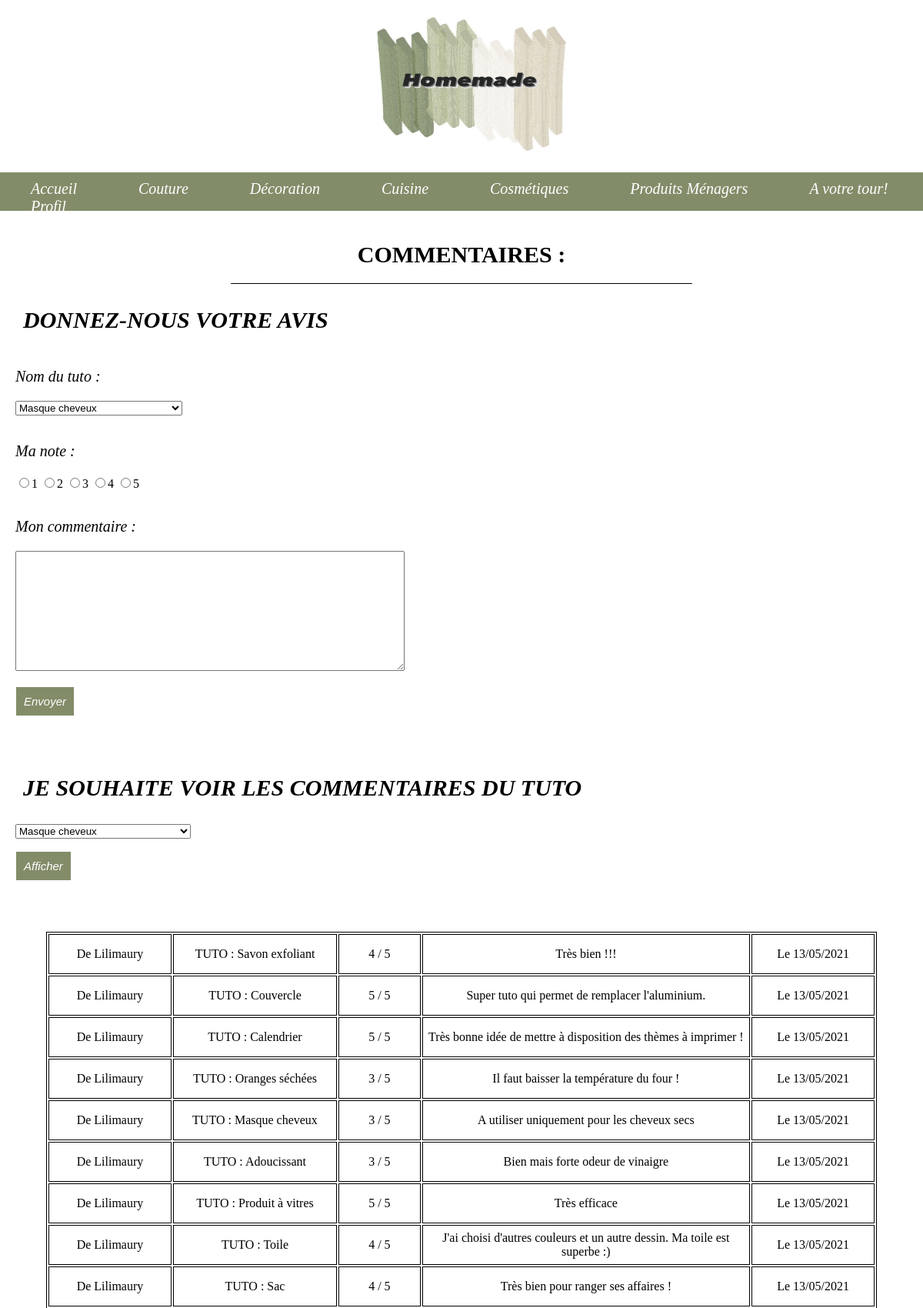
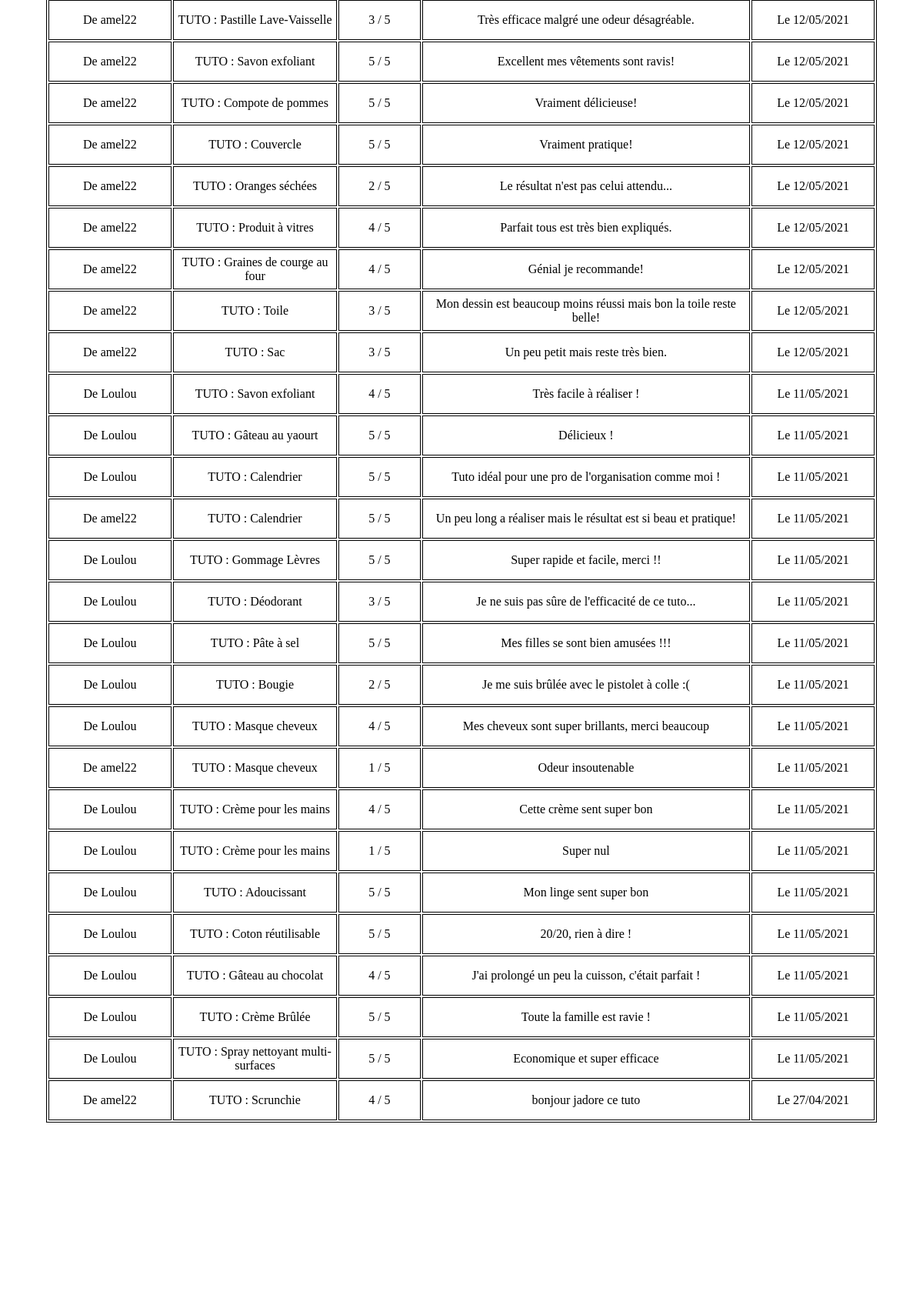
The page /commentaire.php (signed in, upper part) on the database its author committed (2 pictures, top to bottom).
### tables this page shows
CREATE TABLE IF NOT EXISTS `photo` (
  `idphoto` int(11) NOT NULL AUTO_INCREMENT,
  `datePhoto` date NOT NULL,
  `chemin` varchar(100) NOT NULL,
  `idtuto` int(11) DEFAULT NULL,
  PRIMARY KEY (`idphoto`),
  KEY `Photo_Tuto_FK` (`idtuto`)
);

CREATE TABLE IF NOT EXISTS `commentaire` (
  `idcommentaire` int(11) NOT NULL AUTO_INCREMENT,
  `note_com` int(11) NOT NULL,
  `dateCommentaire` date NOT NULL,
  `contenucom` text NOT NULL,
  `idutilisateur` int(11) NOT NULL,
  `idtuto` int(11) NOT NULL,
  PRIMARY KEY (`idcommentaire`),
  KEY `Commentaire_Utilisateur_FK` (`idutilisateur`),
  KEY `Commentaire_Tuto0_FK` (`idtuto`)
);

CREATE TABLE IF NOT EXISTS `utilisateur` (
  `idutilisateur` int(11) NOT NULL AUTO_INCREMENT,
  `themefavorie` varchar(100) NOT NULL,
  `nom` varchar(80) NOT NULL,
  `prenom` varchar(80) NOT NULL,
  `email` varchar(255) NOT NULL,
  `mdp` varchar(255) NOT NULL,
  `pseudo` varchar(255) NOT NULL,
  `dateNaissance` date DEFAULT NULL,
  PRIMARY KEY (`idutilisateur`)
);

CREATE TABLE IF NOT EXISTS `tuto` (
  `idtuto` int(11) NOT NULL AUTO_INCREMENT,
  `dateCreation` date NOT NULL,
  `theme` varchar(255) NOT NULL,
  `titreTuto` varchar(255) NOT NULL,
  `textpresentation` text NOT NULL,
  `idutilisateur` int(11) NOT NULL,
  `idabonnement` int(11) DEFAULT NULL,
  PRIMARY KEY (`idtuto`),
  KEY `tuto_utilisateur_FK` (`idutilisateur`),
  KEY `tuto_abonnement_FK` (`idabonnement`)
);

### fonctionBD.php (called while the page is built, shortened)
<?php
  class connexionDB {
    private $host    = 'localhost';
    private $name    = 'projet';
    private $user    = 'root';
    private $pass    = '';
    private $connexion;
    function __construct($host = null, $name = null, $user = null, $pass = null){
      try{
        $this->connexion = new PDO('mysql:host=' . $this->host . ';dbname=' . $this->name,
          $this->user, $this->pass, array(PDO::MYSQL_ATTR_INIT_COMMAND =>'SET NAMES UTF8',
          PDO::ATTR_ERRMODE => PDO::ERRMODE_WARNING));
      }catch (PDOException $e){
        echo 'Erreur : Impossible de se connecter  à la BDD !';
        die();
      }
    }
    public function query($sql, $data = array()){
      $req = $this->connexion->prepare($sql);
      $req->execute($data);
      return $req;
    }
  }
  $bdd = new connexionDB();
?>

### commentaire.php (the view, shortened to what this page needs)
<?php
include_once("fonctionBD.php");
include('fil.php');
$req_commentaire = $bdd->query("SELECT c.*, u.*, t.titreTuto, DATE_FORMAT(c.dateCommentaire, 'Le %d/%m/%Y') as date_c FROM commentaire c, utilisateur u, tuto t WHERE c.idutilisateur = u.idutilisateur AND t.idtuto = c.idtuto ORDER BY C.dateCommentaire DESC");
$req_commentaire = $req_commentaire->fetchAll();
?>
<!DOCTYPE html>
<html lang="fr">
<head>
    <link href="style-3.css" rel="stylesheet">
</head>
<body>
    <div class="acceuil">
        <div class="titre-gd-h1">
            <h1>Commentaires : </h1>
        </div>
        <div class="commentaire-g">
            <p class="comm-1">Donnez-nous votre avis </p>
            <form method="post" action="commentaire.php" class="formulaireSuggestions">
                <p class="titre-comm"><label>Nom du tuto :</label></p>
                <div class="commentaire">
                    <?php
                    $req = $bdd->query("SELECT idabonnement from souscrire where idutilisateur=?", array($_SESSION['id']));
                    $abonnement = $req->fetch();
                    if ($abonnement['idabonnement'] == 3) {
                        echo "<select name='idtuto'>";
                        $req = $bdd->query("SELECT titreTuto, idtuto,theme FROM tuto ORDER BY theme");
                        while ($tuto = $req->fetch()) {
                            $themetuto2 = $tuto['theme'];
                            if ($themetuto2 !== $themetuto and !empty($themetuto)) {
                                echo "</optgroup>";
                                $themetuto = $tuto['theme'];
                            } elseif ($themetuto2 == $themetuto and !empty($themetuto)) {
                                $themetuto = $tuto['theme'];
                            } else {
                                $titreTuto = $tuto['titreTuto'];
                                $idtuto = $tuto['idtuto'];
                                $themetuto = $tuto['theme'];
                                echo "<optgroup label='$themetuto2'>";
                                echo "<option value='$idtuto'>$titreTuto</option>";
                            }
                        }
                        echo "</select>";
                    }
                    ?>
                </div>
                <p class="titre-comm"><label>Ma note :</label></p>
                <p class="commentaire">
                    <input type="radio" name="note_com" value="1" />1
                    <input type="radio" name="note_com" value="2" />2
                    <input type="radio" name="note_com" value="3" />3
                    <input type="radio" name="note_com" value="4" />4
                    <input type="radio" name="note_com" value="5" />5
                </p>
                <p class="titre-comm"><label>Mon commentaire :</label></p>
                <p class="commentaire"><textarea class="texte-comm" name="contenucom"></textarea></p>
                <p class="envoi-comm"><input class="envoi-comm-style" name="ajout-commentaire" type="submit" value="Envoyer"></p>
            </form>
            <form method="post" action="commentaire.php" class="formulaireSuggestions">
                <div class="afficher-commentaire">
                    <p class="comm-1">Je souhaite voir les commentaires du tuto </p>
                    <div class="commentaire">
                        <?php
                        echo "<select name='idtuto2'>";
                        $req = $bdd->query("SELECT titreTuto, idtuto,theme,idabonnement FROM tuto ORDER BY theme");
                        while ($tuto2 = $req->fetch()) {
                            $themetuto2 = $tuto2['theme'];
                            $titreTuto2 = $tuto2['titreTuto'];
                            if ($tuto2["idabonnement"] == 3) {
                                $titreTuto2 = $titreTuto2 . "(premium)";
                            }
                            if ($themetuto2 !== $themetuto3 and !empty($themetuto3)) {
                                echo "</optgroup>";
                                $themetuto3 = $tuto2['theme'];
                            } elseif ($themetuto2 == $themetuto3 and !empty($themetuto3)) {
                                $themetuto3 = $tuto2['theme'];
                            } else {
                                $idtuto2 = $tuto2['idtuto'];
                                $themetuto3 = $tuto2['theme'];
                                echo "<optgroup label='$themetuto2'>";
                                echo "<option value='$idtuto2'>$titreTuto2</option>";
                            }
                        }
                        echo "</select>"
                        ?>
                    </div>
                    <p class="envoi-comm"><input class="envoi-comm-style" name="affiche" type="submit" value="Afficher"></p>
                </div>
                <table class="liste_commentaire">
                    <?php
                    foreach ($req_commentaire as $rc) {
                    ?>
                        <tr>
                            <td class="list_com_personne">
                                <?= "De " . $rc['pseudo'] ?>
                            </td>
                            <td class="list_com_tuto">
                                <?= " TUTO : " . $rc['titreTuto'] ?>
                            </td>
                            <td class="list_com_note">
                                <?= $rc['note_com'] . " / 5" ?>
                            </td>
                            <td class="list_com_contenu">
                                <?= $rc['contenucom'] ?>
                            </td>
                            <td class="list_com_date">
                                <?= $rc['date_c'] ?>
                            </td>
                        </tr>
                    <?php
                    }
                    ?>
                </table>
        </div>
    </div>
    <?php
    include('bas.php');
    ?>
</body>
</html>

### fil.php (shortened to what this page needs)
<?php
require_once("fonctionBD.php");
$req = $bdd->query("SELECT p.* FROM photo p WHERE p.chemin='titre-3.jpg'");
$tuto = $req->fetch();
$image = $tuto['chemin'];
?>
<!DOCTYPE html>
<html lang="fr">
<head>
	<link href="style-3.css" rel="stylesheet">
</head>
<body>
	<div class="titre1">
		<?php echo "<img class='titre' src='image/$image'	alt='présentation'/>" ?>
	</div>
	<div class="fil">
		<div class="categorie">
			<a href="projet.php">Accueil</a>
		</div>
		<div class="categorie">
			<a href="couture.php">Couture</a>
		</div>
		<div class="categorie">
			<a href="decoration.php">Décoration</a>
		</div>
		<div class="categorie">
			<a href="cuisine.php">Cuisine</a>
		</div>
		<div class="categorie">
			<a href="cosmetiques.php">Cosmétiques</a>
		</div>
		<div class="categorie">
			<a href="ProduitsMenagers.php">Produits Ménagers</a>
		</div>
		<div class="categorie">
			<a href="FormulaireTuto2.php">A votre tour!</a>
		</div>
		<div class="categorie">
			<a href="profil.php">Profil</a>
		</div>
	</div>
</body>
</html>

### style-3.css (style rules this page uses)
body { width:100%; background-color:white; font-family: Times New Roman; margin:0; }
.titre1 { text-align:center; }
.titre { width:750px; height:220px; margin-left:auto; margin-right:auto; text-align:center; }
.fil { background-color:#838C69; font-size:20px; width:100%; height:30px; padding-top:10px; padding-bottom:10px; }
.fil .categorie { padding-left:40px; padding-right:40px; float:left; }
.fil .categorie a { text-decoration:none; color:white; font-style : italic; }
.titre-gd-h1 { margin-left:auto; margin-right:auto; text-align:center; border-bottom: black 1px solid; width:50%; padding-top:20px; margin-bottom:20px; }
h1 { text-transform:uppercase; font-size:30px; text-align:center; }
.commentaire-g { grid-column:1; }
.comm-1 { padding-left:30px; font-size:30px; text-transform:uppercase; font-weight:bold; font-style:italic; }
.titre-comm { padding-left:20px; font-size:20px; padding-top:15px; font-style:italic; }
.commentaire { padding-left:20px; }
.afficher-commentaire { padding-top: 30px; padding-bottom: 10px; }
.texte-comm { height : 150px ; width : 500px ; }
.envoi-comm { padding-left:20px; }
.envoi-comm-style { background-color:#838C69; font-size:15px; padding:10px; color:white; font-style:italic; text-align:center; border:solid 1px white; }
.liste_commentaire { background-color: white; margin:40px; margin-left: auto; margin-right: auto; width:90%; text-align:center; border: solid 1px black; }
.list_com_personne { padding:15px; height:20px; width:15%; border: solid 1px black; }
.list_com_tuto { height:20px; width:20%; border: solid 1px black; }
.list_com_note { height:20px; width:10%; border: solid 1px black; }
.list_com_contenu { height:20px; width:40%; border: solid 1px black; }
.list_com_date { height:20px; width:15%; border: solid 1px black; }
.acceuil { padding-bottom : 250px ; }

### rows shown on the page
photo: chemin (picture)
commentaire: idutilisateur.pseudo "Lilimaury", idtuto.titreTuto "Savon exfoliant", note_com "4", contenucom "Très bien !!!", date_c "Le 13/05/2021"
commentaire: idutilisateur.pseudo "Lilimaury", idtuto.titreTuto "Couvercle", note_com "5", contenucom "Super tuto qui permet de remplacer l'aluminium.", date_c "Le 13/05/2021"
commentaire: idutilisateur.pseudo "Lilimaury", idtuto.titreTuto "Calendrier", note_com "5", contenucom "Très bonne idée de mettre à disposition des thèmes à imprimer !", date_c "Le 13/05/2021"
commentaire: idutilisateur.pseudo "Lilimaury", idtuto.titreTuto "Oranges séchées", note_com "3", contenucom "Il faut baisser la température du four !", date_c "Le 13/05/2021"
commentaire: idutilisateur.pseudo "Lilimaury", idtuto.titreTuto "Masque cheveux", note_com "3", contenucom "A utiliser uniquement pour les cheveux secs", date_c "Le 13/05/2021"
commentaire: idutilisateur.pseudo "Lilimaury", idtuto.titreTuto "Adoucissant", note_com "3", contenucom "Bien mais forte odeur de vinaigre", date_c "Le 13/05/2021"
commentaire: idutilisateur.pseudo "Lilimaury", idtuto.titreTuto "Produit à vitres", note_com "5", contenucom "Très efficace", date_c "Le 13/05/2021"
commentaire: idutilisateur.pseudo "Lilimaury", idtuto.titreTuto "Toile", note_com "4", contenucom "J'ai choisi d'autres couleurs et un autre dessin. Ma toile est superbe :)", date_c "Le 13/05/2021"
commentaire: idutilisateur.pseudo "Lilimaury", idtuto.titreTuto "Sac", note_com "4", contenucom "Très bien pour ranger ses affaires !", date_c "Le 13/05/2021"
commentaire: idutilisateur.pseudo "amel22", idtuto.titreTuto "Pastille Lave-Vaisselle", note_com "3", contenucom "Très efficace malgré une odeur désagréable.", date_c "Le 12/05/2021"
commentaire: idutilisateur.pseudo "amel22", idtuto.titreTuto "Savon exfoliant", note_com "5", contenucom "Excellent mes vêtements sont ravis!", date_c "Le 12/05/2021"
commentaire: idutilisateur.pseudo "amel22", idtuto.titreTuto "Compote de pommes", note_com "5", contenucom "Vraiment délicieuse!", date_c "Le 12/05/2021"
commentaire: idutilisateur.pseudo "amel22", idtuto.titreTuto "Couvercle", note_com "5", contenucom "Vraiment pratique!", date_c "Le 12/05/2021"
commentaire: idutilisateur.pseudo "amel22", idtuto.titreTuto "Oranges séchées", note_com "2", contenucom "Le résultat n'est pas celui attendu...", date_c "Le 12/05/2021"
commentaire: idutilisateur.pseudo "amel22", idtuto.titreTuto "Produit à vitres", note_com "4", contenucom "Parfait tous est très bien expliqués.", date_c "Le 12/05/2021"
commentaire: idutilisateur.pseudo "amel22", idtuto.titreTuto "Graines de courge au four", note_com "4", contenucom "Génial je recommande!", date_c "Le 12/05/2021"
commentaire: idutilisateur.pseudo "amel22", idtuto.titreTuto "Toile", note_com "3", contenucom "Mon dessin est beaucoup moins réussi mais bon la toile reste belle!", date_c "Le 12/05/2021"
commentaire: idutilisateur.pseudo "amel22", idtuto.titreTuto "Sac", note_com "3", contenucom "Un peu petit mais reste très bien.", date_c "Le 12/05/2021"
commentaire: idutilisateur.pseudo "Loulou", idtuto.titreTuto "Savon exfoliant", note_com "4", contenucom "Très facile à réaliser !", date_c "Le 11/05/2021"
commentaire: idutilisateur.pseudo "Loulou", idtuto.titreTuto "Gâteau au yaourt", note_com "5", contenucom "Délicieux !", date_c "Le 11/05/2021"
commentaire: idutilisateur.pseudo "Loulou", idtuto.titreTuto "Calendrier", note_com "5", contenucom "Tuto idéal pour une pro de l'organisation comme moi !", date_c "Le 11/05/2021"
commentaire: idutilisateur.pseudo "amel22", idtuto.titreTuto "Calendrier", note_com "5", contenucom "Un peu long a réaliser mais le résultat est si beau et pratique!", date_c "Le 11/05/2021"
commentaire: idutilisateur.pseudo "Loulou", idtuto.titreTuto "Gommage Lèvres", note_com "5", contenucom "Super rapide et facile, merci !!", date_c "Le 11/05/2021"
commentaire: idutilisateur.pseudo "Loulou", idtuto.titreTuto "Déodorant", note_com "3", contenucom "Je ne suis pas sûre de l'efficacité de ce tuto...", date_c "Le 11/05/2021"
commentaire: idutilisateur.pseudo "Loulou", idtuto.titreTuto "Pâte à sel", note_com "5", contenucom "Mes filles se sont bien amusées !!!", date_c "Le 11/05/2021"
commentaire: idutilisateur.pseudo "Loulou", idtuto.titreTuto "Bougie", note_com "2", contenucom "Je me suis brûlée avec le pistolet à colle :(", date_c "Le 11/05/2021"
commentaire: idutilisateur.pseudo "Loulou", idtuto.titreTuto "Masque cheveux", note_com "4", contenucom "Mes cheveux sont super brillants, merci beaucoup", date_c "Le 11/05/2021"
commentaire: idutilisateur.pseudo "amel22", idtuto.titreTuto "Masque cheveux", note_com "1", contenucom "Odeur insoutenable", date_c "Le 11/05/2021"
commentaire: idutilisateur.pseudo "Loulou", idtuto.titreTuto "Crème pour les mains", note_com "4", contenucom "Cette crème sent super bon", date_c "Le 11/05/2021"
commentaire: idutilisateur.pseudo "Loulou", idtuto.titreTuto "Crème pour les mains", note_com "1", contenucom "Super nul", date_c "Le 11/05/2021"
commentaire: idutilisateur.pseudo "Loulou", idtuto.titreTuto "Adoucissant", note_com "5", contenucom "Mon linge sent super bon", date_c "Le 11/05/2021"
commentaire: idutilisateur.pseudo "Loulou", idtuto.titreTuto "Coton réutilisable", note_com "5", contenucom "20/20, rien à dire !", date_c "Le 11/05/2021"
commentaire: idutilisateur.pseudo "Loulou", idtuto.titreTuto "Gâteau au chocolat", note_com "4", contenucom "J'ai prolongé un peu la cuisson, c'était parfait !", date_c "Le 11/05/2021"
commentaire: idutilisateur.pseudo "Loulou", idtuto.titreTuto "Crème Brûlée", note_com "5", contenucom "Toute la famille est ravie !", date_c "Le 11/05/2021"
commentaire: idutilisateur.pseudo "Loulou", idtuto.titreTuto "Spray nettoyant multi-surfaces", note_com "5", contenucom "Economique et super efficace", date_c "Le 11/05/2021"
commentaire: idutilisateur.pseudo "amel22", idtuto.titreTuto "Scrunchie", note_com "4", contenucom "bonjour jadore ce tuto", date_c "Le 27/04/2021"

### other values the page prints
form field idtuto "Masque cheveux"
form field idtuto2 "Masque cheveux"
